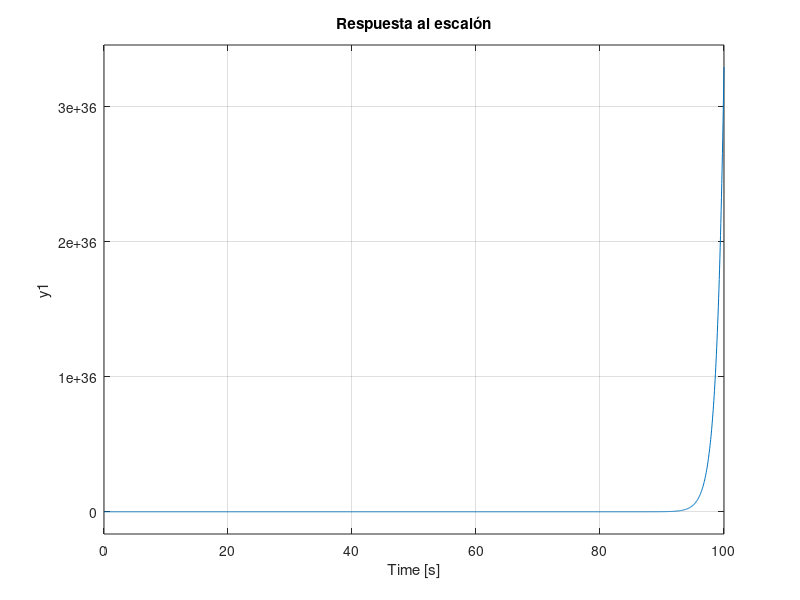

This figure's MATLAB source:
%Segunda parte de laboratorio

%Se define s
s = tf('s');

%Se definen las funciones de transferencia del sistema
H1 = 8*s / (4*s + 6);
H2 = 6 / (s + 5);
H3 = (4*s+3)/(3*s^3 + 5*s^2 + 1);
H4 = 6 / (7*s + 1);
H5 = (5*s + 3)/(5*s^3 + s^2 + 4);
H6 = (5*s + 1)/(s^3 + 6*s^2 + 5);

% Operaciones para obtener la funcion de transferencia final
B1 = H1 + H2;
B2 = feedback(H3,1,1);
B3 = H4 + H5;

final = B1 + (H6 * B3 * B2);


figure(6)
step(final)
title("Respuesta al escalón");
grid on



